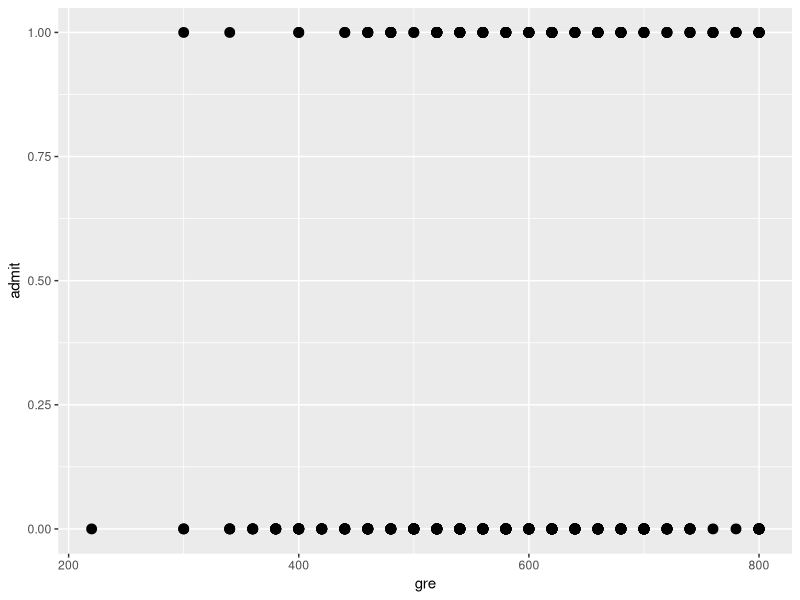

The R source for this figure: (Note: this script raises an error after producing the figure.)
setwd("/datascience/projects/statisticallyfit/github/R/RStatistics/STAT210 Statistical Modelling and Experimental Design/PRACTICALS/Practical_5_CoralBleach/")

library(ggplot2)
options(digits=10, show.signif.stars = FALSE)

admitData <- read.table("gpa.txt", header=TRUE)
head(admitData)
admitData$rank <- as.factor(admitData$rank)


# plot the data
ggplot(data=admitData, aes(x=gre, y=admit)) + 
      geom_point(shape=19, size=3)

# fit the glm
adm.glm <- glm(admit ~ gre + gpa + rank, data=admitData, family=binomial)
anova(adm.glm, test="Chisq")

# deviance =  499.97652-458.51749, df=5, p=7.5e-8 for final 3-predictor 
# model so (at least one slope diff from zero)
DevianceTest(adm.glm)

# residual deviance for final model = 458.517, df=394, p=value=0.013
# so is large so not good fit. 
ResidualDevianceTest(adm.glm)


# summary
summary(adm.glm) # all coefficients (log odds or odds ratios) are significant 
cof <- summary(adm.glm)$coef[,1:2]
cof
exp(cof)-1 
# INTERPRET: 
# --- gre = when gpa, rank are const, a 1 unit increase in gre score increases
# the odds of being admitted by the UCLA by 0.2267%. 
# --- gpa = when gre, and rank are const, a 1 unit increase in gpa score increases
# the odds of being admitted by the UCLA by 123.4%
# --- rank2: exp(-0.675)=0.509 ===> When gre, gpa are const the odds of being admitted
# to UCLA from a rank2 university is 49.1% less than from a rank1 university.
# --- rank3: when grep, gpa are constant, the odds of being admitted to UCLA
# from a rank3 university is about 73.8% less than from a rank 1 university. 
# --- rank4: when gre, gpa are constant, the odds of being admitted to UCLA
# from a rank4 university is about 78.8% less than from a rank1 university. 

betaCI(adm.glm)
exp(betaCI(adm.glm))
# INTERPRET:
# --- rank2: We are 95% confident that when gre, gpa are const, the odds of being
# admitted from a rank2 university is between 72.7% and 0.55% less than for
# a rank1 university. 
# --- rank3: We are 95% confident that when gre,gpa are const, the odds of
# being admitted from a rank 3 university is between 86.8% and 48.8% less
# than for a rank 1 university. 
# --- rank 4: we are 95% confident that when gre, gpa are const, the odds of being
# admitted from a rank 4 university is between 90.9% and 52.9% less than for
# a rank 1 university. 
# --- gre: we are 95% confdient that for a 1 unit increase in gre score, the
# odds of being addmited rises between 0.0137% and 0.444%. 
# --- gpa: We are 95% confident that for a 1 unit increase in gpa score, the
# odds of being admitted rises between 17.38% and 332.4%. 




# Testing effect of rank - is it significant impact on admissions?
anova(adm.glm, test="Chisq")
# the deviance = 21.826 (last row tests nested between gre+gpa model with
# the gre+gpa+rank model), df = 3, p-value = 0.00007088, so there is a big
# difference between the two models. Can reject teh null hypotehsis
# that the rank slopes are zero. Rank is a significant predictor of admissions.



# extra visual
newdata <- data.frame(gre=rep(seq(from=200,to=800, length.out=100), 4*4),
                      gpa=rep(c(2.5, 3, 3.5, 4), each=100*4),
                      rank=factor(rep(rep(1:4, each=100), 4)))

# predict probabilities for input data as well as their stderrors. 
newdata[, c('p', 'se')] <- predict(adm.glm, newdata=newdata,type="response",se.fit=T)[-3]
head(newdata)


ggplot(newdata, aes(x=gre, y=p, colour=rank)) + 
      geom_line(size=1) + facet_wrap(~ gpa)
# each chart is the gpa level, each line is according to rank, the x-axis
# is the gre, and the y-axis is the estimated probability (p)